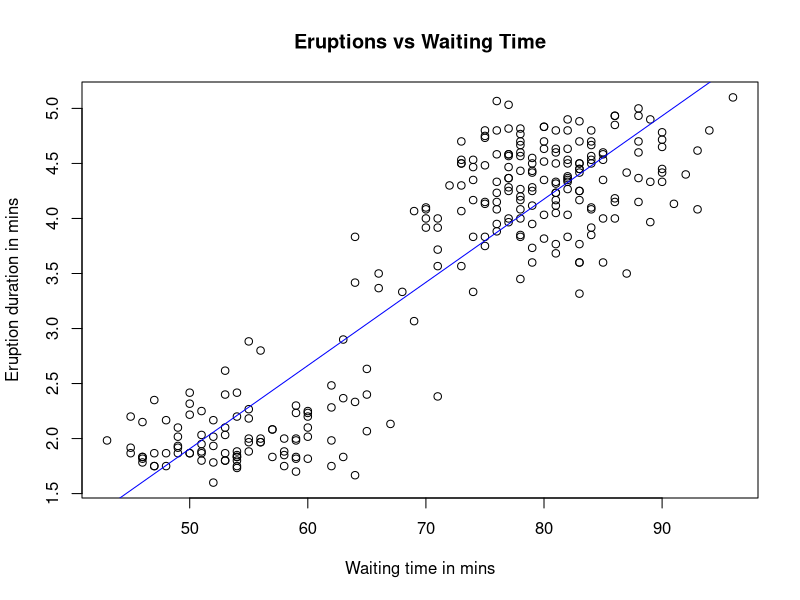
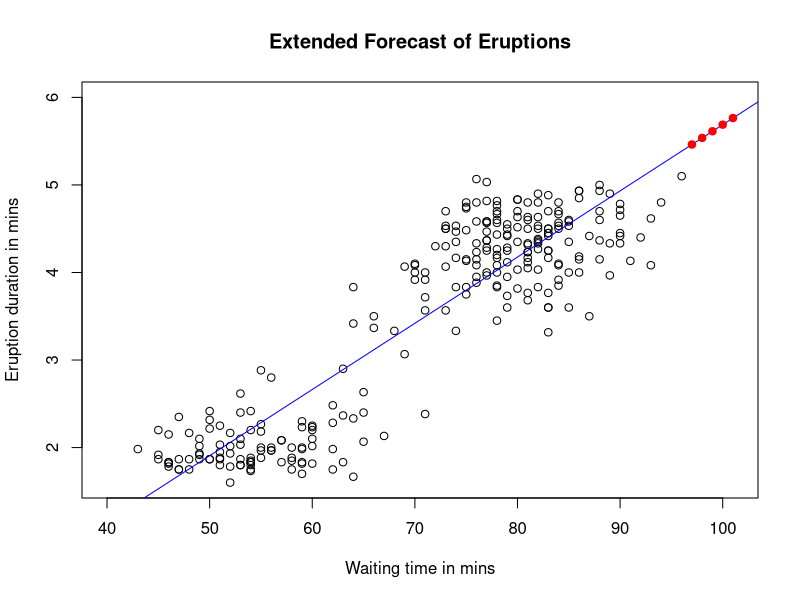
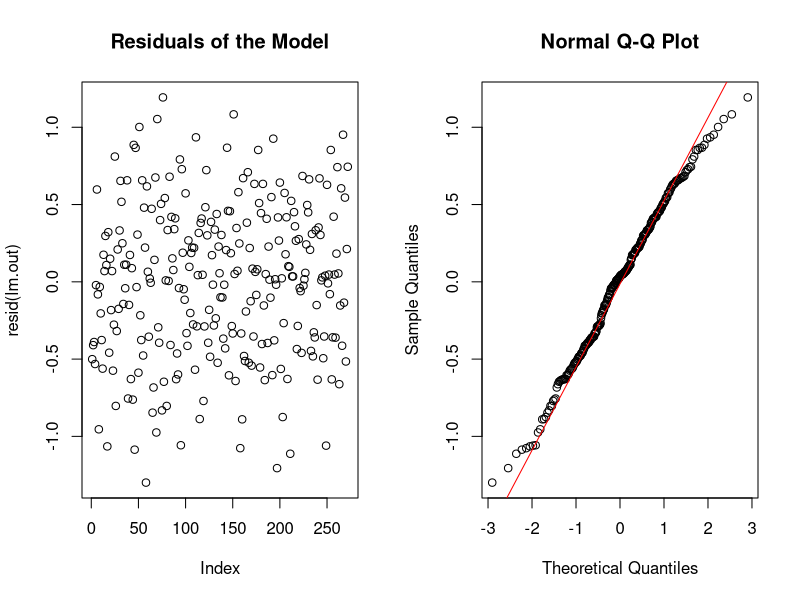
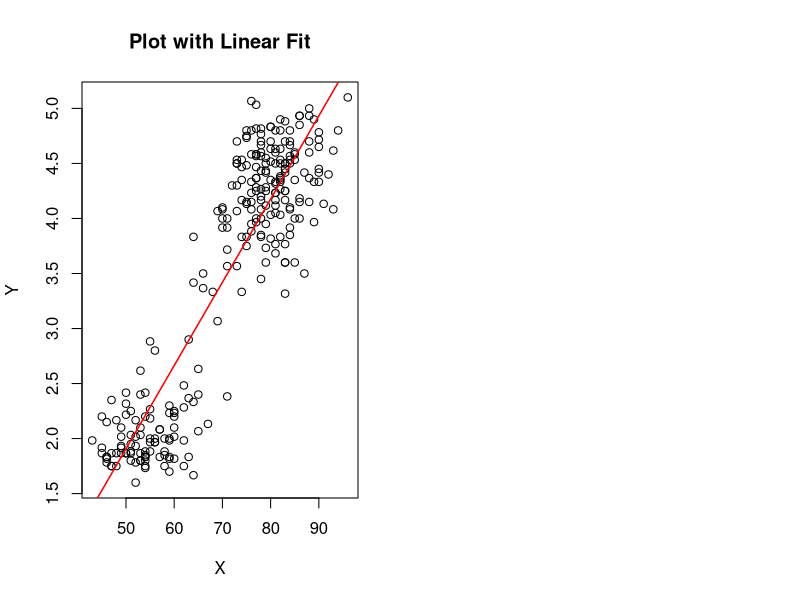
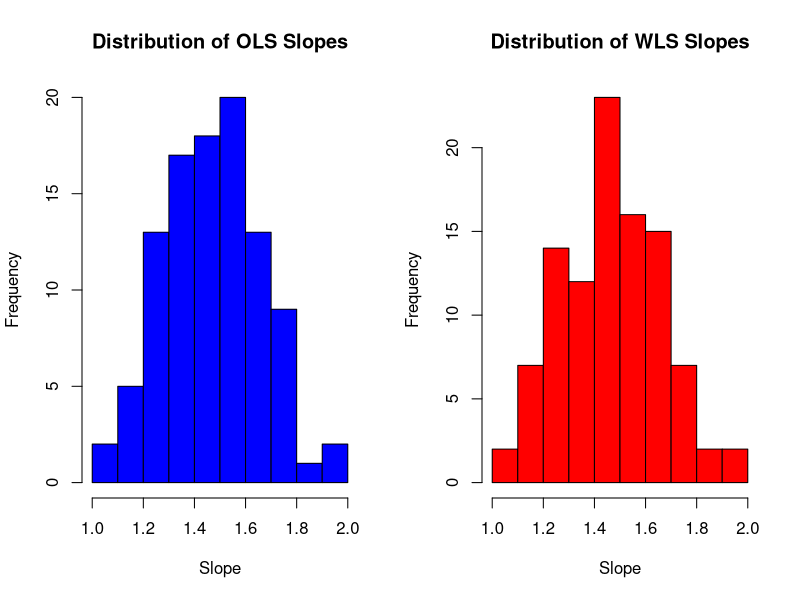

These figures' R source, in order:
#Question 3.1

# Set the working directory
setwd("/desired/path")

# Load the dataset and inspect
data("faithful")
?faithful

# Plot eruptions against waiting times
plot(faithful$waiting, faithful$eruptions, main="Eruptions vs Waiting Time",
     xlab="Waiting time in mins", ylab="Eruption duration in mins")

# Fit the linear model
lm.out <- lm(eruptions ~ waiting, data=faithful)

# Display coefficients α and β
print(coefficients(lm.out))

# Add the regression line to the plot
abline(lm.out, col="blue")

# Display a summary of the model
print(summary(lm.out))

# Store the value of the adjusted R-squared
adjusted.R2 <- summary(lm.out)$adj.r.squared

# 95% confidence interval for waiting time of 80 minutes
print(predict(lm.out, newdata=data.frame(waiting=80), interval="confidence"))

# Generate a 5-step-ahead prediction
max_waiting <- max(faithful$waiting)
new_data <- data.frame(waiting=(max_waiting+1):(max_waiting+5))
predictions <- predict(lm.out, newdata=new_data, interval="prediction")

# Extend plot axes and add forecast points
plot(faithful$waiting, faithful$eruptions, xlim=c(40, max_waiting+5), ylim=c(1.6, 6),
     main="Extended Forecast of Eruptions", xlab="Waiting time in mins", ylab="Eruption duration in mins")
abline(lm.out, col="blue")
points(new_data$waiting, predictions[,1], col="red", pch=19)

# Residual diagnostics
par(mfrow=c(1,2))
plot(resid(lm.out), main="Residuals of the Model")
qqnorm(resid(lm.out))
qqline(resid(lm.out), col="red")

# Writing a custom lm() function
mylm <- function(x, y, DOPLOT=FALSE){
  xm <- x - mean(x)
  ym <- y - mean(y)
  b <- sum(xm * ym) / sum(xm^2)
  a <- mean(y) - b * mean(x)
  res <- y - a - b * x
  out <- list(myintercept=a, mycoef=b, residuals=res)
  if(DOPLOT){
    plot(x, y, main="Plot with Linear Fit", xlab="X", ylab="Y")
    abline(a, b, col='red', lwd=1.5)
  }
  return(out)
}

# Test the plotting capability
mylm(faithful$waiting, faithful$eruptions, DOPLOT=TRUE)


#Question 3.2-------------------------------------------------------------
#If you have heteroscedasticity in your data (i.e., the variance of the residuals is not constant), you can perform a Weighted Least Squares (WLS) regression using the same lm() function by specifying the weights argument:
# How to check if variance of residuals isn'y constant:
# - Residual Plot: If the residual plot shows a random scatter around the horizontal line at zero without any pattern, this suggests homoscedasticity. Patterns such as a funnel shape would indicate heteroscedasticity.



# Define the constants and parameters
# Define parameters
theta0 <- 3
theta1 <- 1.5
X <- c(1, 2, 5, 5.5, 9)
sigma <- 1.2
weights <- c(0.1, 0.1, 0.35, 0.35, 0.1)
N <- 100

# Simulate data
set.seed(123) # For reproducibility
epsilon <- rnorm(N, mean = 0, sd = sigma)
Y <- theta0 + theta1 * rep(X, length.out = N) + epsilon

# Fit Ordinary Least Squares (OLS)
ols_model <- lm(Y ~ rep(X, length.out = N))

# Fit Weighted Least Squares (WLS)
wls_model <- lm(Y ~ rep(X, length.out = N), weights = rep(weights, length.out = N))

# Display summaries for both models
summary_ols <- summary(ols_model)
summary_wls <- summary(wls_model)

# Output results
print("OLS Results:")
print(summary_ols)

print("WLS Results:")
print(summary_wls)

# Comparing parameter estimates
cat("Comparison of Parameter Estimates:\n")
cat("OLS Intercept:", summary_ols$coefficients[1,1], "WLS Intercept:", summary_wls$coefficients[1,1], "\n")
cat("OLS Slope:", summary_ols$coefficients[2,1], "WLS Slope:", summary_wls$coefficients[2,1], "\n")


# can also do the question this way
# Set the parameters and data
theta0 <- 3
theta1 <- 1.5
X <- c(1, 2, 5, 5.5, 9)
weights <- c(0.1, 0.1, 0.35, 0.35, 0.1)
sigma <- 1.2
N <- 100

# Initialize matrices to store the coefficients
ols_coefficients <- matrix(NA, nrow = N, ncol = 2)  # To store intercept and slope for OLS
wls_coefficients <- matrix(NA, nrow = N, ncol = 2)  # To store intercept and slope for WLS

set.seed(123)  # For reproducibility

# Simulation loop
for (i in 1:N) {
    # Generate noise
    epsilon <- rnorm(length(X), mean = 0, sd = sigma)
    # Generate Y based on the linear model
    Y <- theta0 + theta1 * X + epsilon
    # Fit Ordinary Least Squares (OLS) model
    ols_model <- lm(Y ~ X)
    # Store OLS coefficients
    ols_coefficients[i, ] <- coef(ols_model)
    # Fit Weighted Least Squares (WLS) model
    wls_model <- lm(Y ~ X, weights = weights)
    # Store WLS coefficients
    wls_coefficients[i, ] <- coef(wls_model)
}

# Analyze the results
mean_ols_coefficients <- colMeans(ols_coefficients)
mean_wls_coefficients <- colMeans(wls_coefficients)
print("Mean OLS Coefficients:")
print(mean_ols_coefficients)

print("Mean WLS Coefficients:")
print(mean_wls_coefficients)

# Plotting to compare the coefficient distributions
par(mfrow = c(1, 2))
hist(ols_coefficients[, 2], main = "Distribution of OLS Slopes", xlab = "Slope", col = "blue")
hist(wls_coefficients[, 2], main = "Distribution of WLS Slopes", xlab = "Slope", col = "red")


